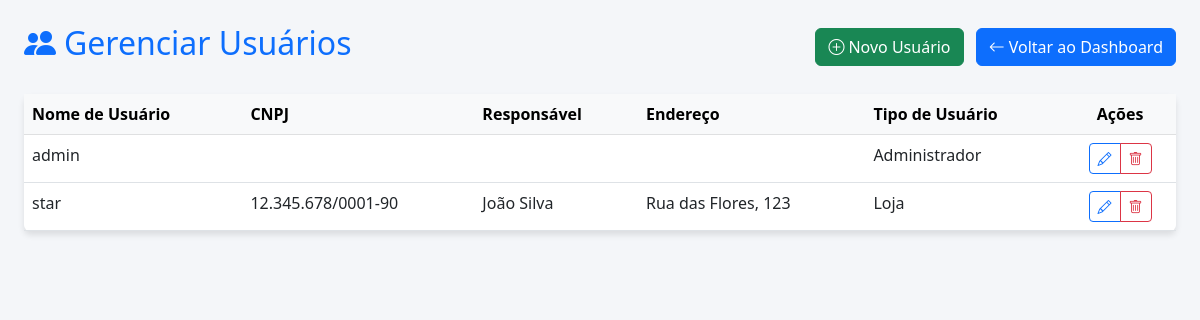
The app's page /pages/admin/usuarios.php (signed in), older data.
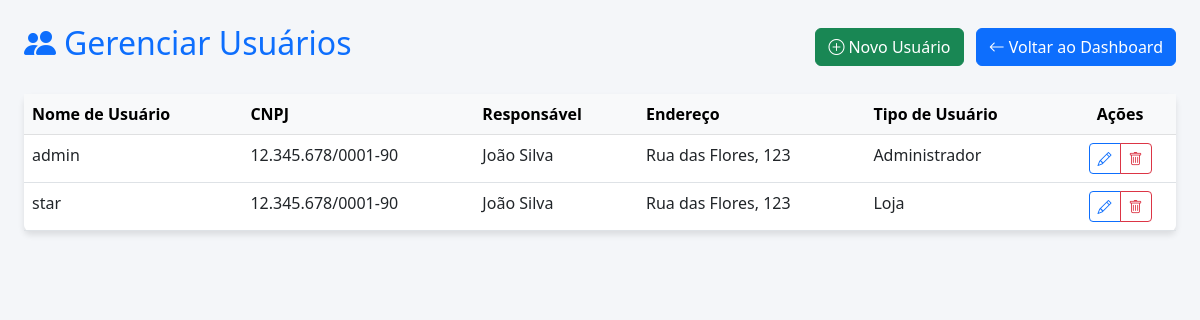
The same page, newer data.
### tables this page shows
CREATE TABLE usuarios (
    id INT NOT NULL AUTO_INCREMENT PRIMARY KEY,
    username VARCHAR(255) NOT NULL,
    password VARCHAR(255) NOT NULL,
    tipo_usuario INT NOT NULL,
    cnpj VARCHAR(20),
    responsavel VARCHAR(255),
    endereco VARCHAR(255),
    FOREIGN KEY (tipo_usuario) REFERENCES tipo_usuario(id)
);

### pages/admin/usuarios.php (the view, shortened to what this page needs)
<?php
include '../../includes/db.php';
$sql = "SELECT * FROM usuarios";
$result = $conn->query($sql);
?>
<!DOCTYPE html>
<html lang="pt-BR">
<head>
    <link href="https://cdn.jsdelivr.net/npm/bootstrap@5.2.3/dist/css/bootstrap.min.css" rel="stylesheet">
    <link href="https://cdn.jsdelivr.net/npm/bootstrap-icons@1.10.0/font/bootstrap-icons.css" rel="stylesheet">
</head>
<body>
    <div class="container-fluid px-4 py-4">
        <div class="row mb-4 align-items-center">
            <div class="col-12 d-flex justify-content-between align-items-center">
                <h1 class="h2 text-primary">
                    <i class="bi bi-people-fill me-2"></i>Gerenciar Usuários
                </h1>
                <div>
                    <a href="cadastro_usuario.php" class="btn btn-success me-2">
                        <i class="bi bi-plus-circle me-1"></i>Novo Usuário
                    </a>
                    <a href="dashboard.php" class="btn btn-primary">
                        <i class="bi bi-arrow-left me-1"></i>Voltar ao Dashboard
                    </a>
                </div>
            </div>
        </div>
        <div class="card card-custom border-0">
            <div class="card-body p-0">
                <div class="table-responsive">
                    <table class="table table-hover mb-0">
                        <thead class="table-light">
                            <tr>
                                <th>Nome de Usuário</th>
                                <th>CNPJ</th>
                                <th>Responsável</th>
                                <th>Endereço</th>
                                <th>Tipo de Usuário</th>
                                <th class="text-center">Ações</th>
                            </tr>
                        </thead>
                        <tbody>
                            <?php while ($row = $result->fetch_assoc()): ?>
                            <tr>
                                <td><?php echo htmlspecialchars($row['username']); ?></td>
                                <td><?php echo htmlspecialchars($row['cnpj']); ?></td>
                                <td><?php echo htmlspecialchars($row['responsavel']); ?></td>
                                <td><?php echo htmlspecialchars($row['endereco']); ?></td>
                                <td>
                                    <?php
                                    echo $row['tipo_usuario'] == 1 ? 'Administrador' :
                                         ($row['tipo_usuario'] == 2 ? 'Loja' : 'Usuário Padrão');
                                    ?>
                                </td>
                                <td class="text-center">
                                    <div class="btn-group" role="group">
                                        <a href="editar_usuario.php?id=<?php echo $row['id']; ?>" class="btn btn-sm btn-outline-primary">
                                            <i class="bi bi-pencil"></i>
                                        </a>
                                        <button onclick="confirmDelete(<?php echo $row['id']; ?>)" class="btn btn-sm btn-outline-danger">
                                            <i class="bi bi-trash"></i>
                                        </button>
                                    </div>
                                </td>
                            </tr>
                            <?php endwhile; ?>
                        </tbody>
                    </table>
                </div>
            </div>
        </div>
    </div>
</body>
</html>

### pages/admin/usuarios.php (style rules this page uses)
body { background-color: #f4f6f9; }
.card-custom { box-shadow: 0 4px 6px rgba(0,0,0,0.1); }

Row changes from the older to the newer data that the page shows:
changed usuarios "admin": cnpj (not shown) → "12.345.678/0001-90"; responsavel (not shown) → "João Silva"; endereco (not shown) → "Rua das Flores, 123"
